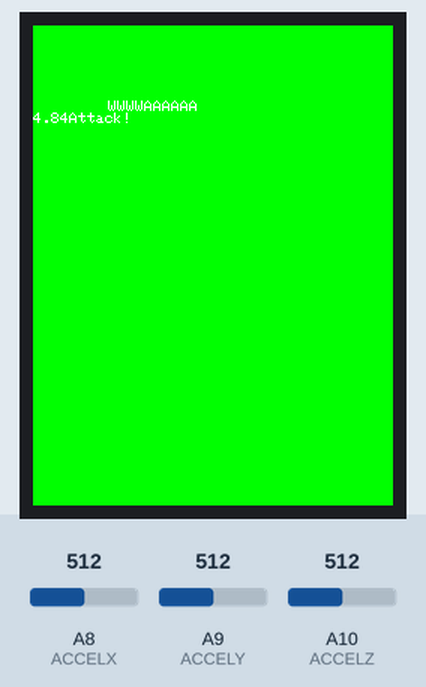
The sketch below on a simulated Arduino Mega 2560, built with avr-gcc and run on an emulated ATmega2560. Parts: 240×320 colour display. The test bench sets the inputs (shaded band); at power-on: A8 (ACCELX) = 512, A9 (ACCELY) = 512, A10 (ACCELZ) = 512. What the sketch prints to the serial monitor is not drawn.

Above: at 1.3 s.
1.4 s: A8 (ACCELX) set to 387
2.9 s: A9 (ACCELY) set to 387
4.6 s: A10 (ACCELZ) set to 449
6.4 s: A10 (ACCELZ) set to 414
At 7.6 s:
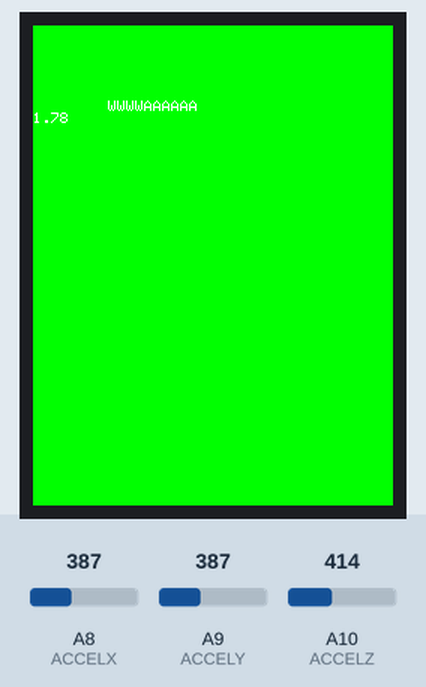
9.4 s: A8 (ACCELX) set to 407
11.1 s: A9 (ACCELY) set to 407
At 11.7 s:
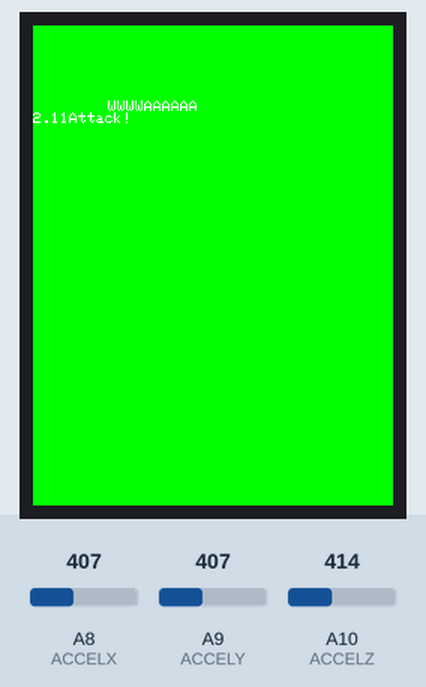
Timing chart, 0 to 13.8 s (numbered marks = the images above; inputs shaded):
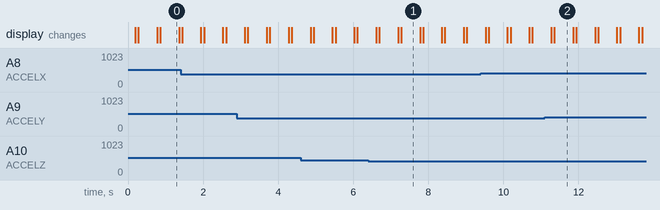

Measured:
- the behaviour switches between 433 and 432 on A10 (ACCELZ) (found by bisection; images 0 and 1)
- after the input at 6.4 s, the display: first differs from a run without the input after 0.30 s (image 1)
- after the input at 11.1 s, the display: first differs from a run without the input after 0.26 s (image 2)
- what the display in image 0 shows lasts 0.5 s, from 0.9 s to 1.4 s

The sketch:

accelerometer.ino
```cpp
#include <Elegoo_GFX.h>    // Core graphics library
#include <Elegoo_TFTLCD.h> // Hardware-specific library
#include <SPI.h>

// The control pins for the LCD can be assigned to any digital or
// analog pins...but we'll use the analog pins as this allows us to
// double up the pins with the touch screen (see the TFT paint example).
#define LCD_CS A3 // Chip Select goes to Analog 3
#define LCD_CD A2 // Command/Data goes to Analog 2
#define LCD_WR A1 // LCD Write goes to Analog 1
#define LCD_RD A0 // LCD Read goes to Analog 0

#define LCD_RESET A4 // Can alternately just connect to Arduino's reset pin

#define ACCELX A8
#define ACCELY A9
#define ACCELZ A10

// When using the BREAKOUT BOARD only, use these 8 data lines to the LCD:
// For the Arduino Uno, Duemilanove, Diecimila, etc.:
//   D0 connects to digital pin 8  (Notice these are
//   D1 connects to digital pin 9   NOT in order!)
//   D2 connects to digital pin 2
//   D3 connects to digital pin 3
//   D4 connects to digital pin 4
//   D5 connects to digital pin 5
//   D6 connects to digital pin 6
//   D7 connects to digital pin 7
// For the Arduino Mega, use digital pins 22 through 29
// (on the 2-row header at the end of the board).

// Assign human-readable names to some common 16-bit color values:
#define	BLACK   0x0000
#define	BLUE    0x001F
#define	RED     0xF800
#define	GREEN   0x07E0
#define CYAN    0x07FF
#define MAGENTA 0xF81F
#define YELLOW  0xFFE0
#define WHITE   0xFFFF

//MMMMMMMMMMMMMMMMMMMMMMMMMMMMM
int xMin = 263;
int xMax = 393;
//MMMMMMMMMMMMMMMMMMMMMMMMMMMMM
int yMin = 264;
int yMax = 395;
//MMMMMMMMMMMMMMMMMMMMMMMMMMMMM
int zMin = 267;
int zMax = 397;
//MMMMMMMMMMMMMMMMMMMMMMMMMMMMM

int ACCELEROMETER_THRESHOLD = 2;
const int samples = 10;


Elegoo_TFTLCD tft(LCD_CS, LCD_CD, LCD_WR, LCD_RD, LCD_RESET);
// If using the shield, all control and data lines are fixed, and
// a simpler declaration can optionally be used:
// Elegoo_TFTLCD tft;

void setup(void) {
  Serial.begin(9600);
  Serial.println(F("TFT LCD test"));

#ifdef USE_Elegoo_SHIELD_PINOUT
  Serial.println(F("Using Elegoo 2.8\" TFT Arduino Shield Pinout"));
#else
  Serial.println(F("Using Elegoo 2.8\" TFT Breakout Board Pinout"));
#endif

  Serial.print("TFT size is "); Serial.print(tft.width()); Serial.print("x"); Serial.println(tft.height());

  tft.reset();

  uint16_t identifier = tft.readID();
   if(identifier == 0x9325) {
    Serial.println(F("Found ILI9325 LCD driver"));
  } else if(identifier == 0x9328) {
    Serial.println(F("Found ILI9328 LCD driver"));
  } else if(identifier == 0x4535) {
    Serial.println(F("Found LGDP4535 LCD driver"));
  }else if(identifier == 0x7575) {
    Serial.println(F("Found HX8347G LCD driver"));
  } else if(identifier == 0x9341) {
    Serial.println(F("Found ILI9341 LCD driver"));
  } else if(identifier == 0x8357) {
    Serial.println(F("Found HX8357D LCD driver"));
  } else if(identifier==0x0101)
  {
      identifier=0x9341;
       Serial.println(F("Found 0x9341 LCD driver"));
  }else {
    Serial.print(F("Unknown LCD driver chip: "));
    Serial.println(identifier, HEX);
    Serial.println(F("If using the Elegoo 2.8\" TFT Arduino shield, the line:"));
    Serial.println(F("  #define USE_Elegoo_SHIELD_PINOUT"));
    Serial.println(F("should appear in the library header (Elegoo_TFT.h)."));
    Serial.println(F("If using the breakout board, it should NOT be #defined!"));
    Serial.println(F("Also if using the breakout, double-check that all wiring"));
    Serial.println(F("matches the tutorial."));
    identifier=0x9341;

  }

  tft.begin(identifier);

  Serial.println(F("Benchmark                Time (microseconds)"));
}


void loop() {

  tft.fillRect(0,0,240,320,GREEN);
  tft.setCursor(50, 50);


  int x=0,y=0,z=0;
  for (int i =0; i < samples; i++) {

    x+= analogRead(ACCELX);
    y+= analogRead(ACCELY);
    z+= analogRead(ACCELZ);
  }
  x/= samples;
  y/= samples;
  z/= samples;

  //Convert raw values to 'milli-Gs"
  //Convert value of RawMin to -1000
  //Convert value of RawMax to 1000
  long xMilliG = map(x, xMin, xMax, -1000, 1000);
  long yMilliG = map(y, yMin, yMax, -1000, 1000);
  long zMilliG = map(z, zMin, zMax, -1000, 1000);
  tft.println("WWWWAAAAAA");
  //--------------------------------------------------------------
  // re-scale to fractional Gs
  float x_g_value = xMilliG / 1000.0;
  float y_g_value = yMilliG / 1000.0;
  float z_g_value = zMilliG / 1000.0;


  float accelerationMagnitude = sqrt(x_g_value * x_g_value + y_g_value * y_g_value + z_g_value * z_g_value);
  tft.print(accelerationMagnitude);
  if (accelerationMagnitude > ACCELEROMETER_THRESHOLD) {
    tft.println("Attack!");
    // Add your attack logic here, ex: attack triggering animation a heehee
  }


  delay(500);
}
```
